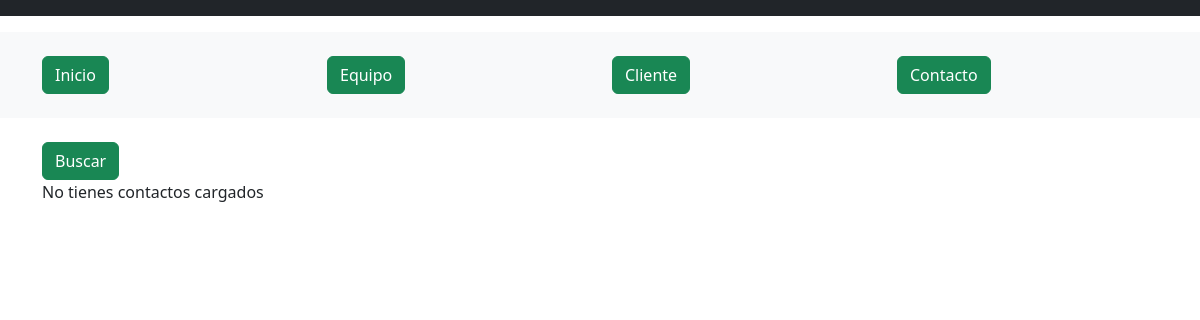
Before: /entrega_final/lista_contactos/ with the older database file.
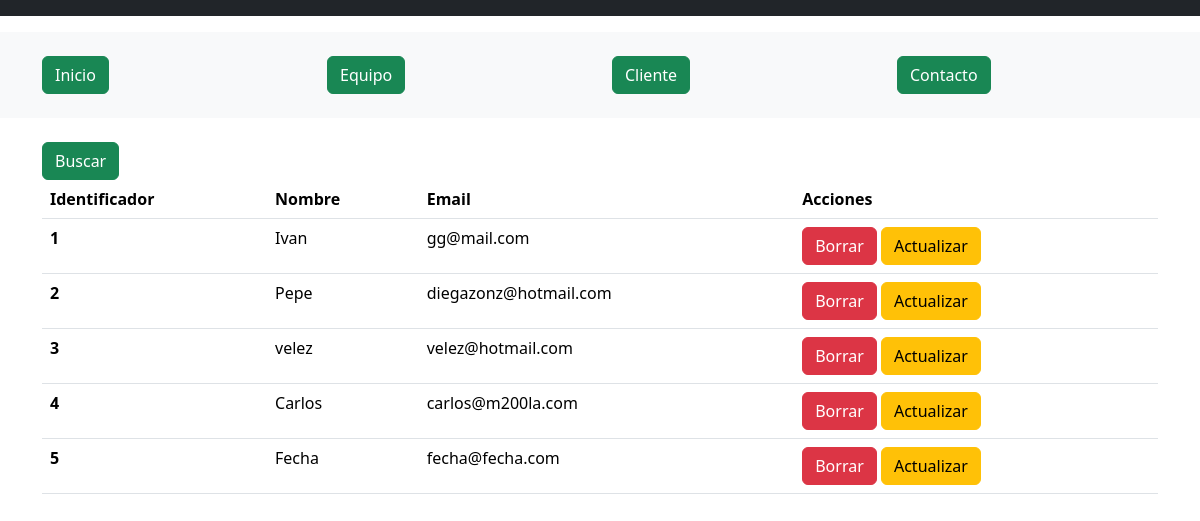
After: the same page with the newer database file.
### entrega_final/models.py (models this page shows)
class Contacto(models.Model):
    nombre=models.CharField(max_length=100)
    email=models.EmailField()

### entrega_final/views.py (the view)
# urls.py: path('lista_contactos/', views.lista_contactos, name='lista_contactos'),
def lista_contactos(request):
    contactos = Contacto.objects.all()
    return render(request, 'plantillas_final/lista_contactos.html', {'contactos': contactos})

### entrega_final/templates/plantillas_final/lista_contactos.html (shortened to what this page needs)
{% extends "plantillas_final/inicio.html" %}
{% load bootstrap5 %}
{% block cuerpo %}
<div class="container">
  <div class="row">
    <div class="col">
      {% url 'buscar_contacto' as buscar_contacto_url %}
      {% bootstrap_button "Buscar" button_class="btn-success" button_type="link" href=buscar_contacto_url %}
    <div>
  <div>
  <div class="row">
    <div class="col">
        {% if contactos %}
        <table class="table">
            <thead>
                <th scope="col">Identificador</th>
                <th scope="col">Nombre</th>
                <th scope="col">Email</th>
                <th scope="col">Acciones</th>
            </thead>
            {% for p in contactos %}
            <tbody>
                <tr>
                    <th scope="row">{{p.id}} </th>
                    <td> {{p.nombre}} </td>
                    <td> {{p.email}} </td>
                    <td>
                      {% url 'borrar_contacto' identificador=p.id as borrar_contacto_url %}
                      {% url 'actualizar_contacto' identificador=p.id as actualizar_contacto_url %}
                      {% bootstrap_button "Borrar" size="sm" button_class="btn-danger" button_type="link" href=borrar_contacto_url %}
                      {% bootstrap_button "Actualizar" size="sm" button_class="btn-warning" button_type="link" href=actualizar_contacto_url %}
                    </td>
                </tr>
            </tbody>
            {% endfor %}
        </table>
        {% else %}
            <p>No tienes contactos cargados</p>
        {% endif %}
    </div>
  </div>
</div>
{% endblock %}

### entrega_final/templates/plantillas_final/inicio.html (shortened to what this page needs)
{% load bootstrap5 %}
{% bootstrap_css %}
<body id="page-top">
  <nav class="navbar navbar-dark bg-dark">
  </nav>
  <header class="bg-light">
    <br>
    <div class="container">
      <div class="row">
        <div class="col-sm">
          {% url 'inicio' as inicio_url %}
          {% bootstrap_button "Inicio" button_class="btn-success" button_type="link" href=inicio_url %}
        </div>
        <div class="col-sm">
          {% url 'index_equipo' as index_equipo_url %}
          {% bootstrap_button "Equipo" button_class="btn-success" button_type="link" href=index_equipo_url %}
        </div>
        <div class="col-sm">
          {% url 'index_cliente' as index_cliente_url %}
          {% bootstrap_button "Cliente" button_class="btn-success" button_type="link" href=index_cliente_url %}
        </div>
        <div class="col-sm">
          {% url 'index_contacto' as index_contacto_url %}
          {% bootstrap_button "Contacto" button_class="btn-success" button_type="link" href=index_contacto_url %}
        </div>
      </div><br>
    </div>
  </header><br>
  <div class="section">
  {% block  cuerpo %}
  {% endblock %}
  </div>
</body>

Changed rows visible on the page:
added Contacto: id "1", nombre "Ivan", email "gg@mail.com", bootstrap_button "Borrar", bootstrap_button "Actualizar"
added Contacto: id "2", nombre "Pepe", email "diegazonz@hotmail.com", bootstrap_button "Borrar", bootstrap_button "Actualizar"
added Contacto: id "3", nombre "velez", email "velez@hotmail.com", bootstrap_button "Borrar", bootstrap_button "Actualizar"
added Contacto: id "4", nombre "Carlos", email "carlos@m200la.com", bootstrap_button "Borrar", bootstrap_button "Actualizar"
added Contacto: id "5", nombre "Fecha", email "fecha@fecha.com", bootstrap_button "Borrar", bootstrap_button "Actualizar"
Other visible differences:
text no longer shown: "No tienes contactos cargados"
text now shown: "Identificador Nombre Email Acciones"
